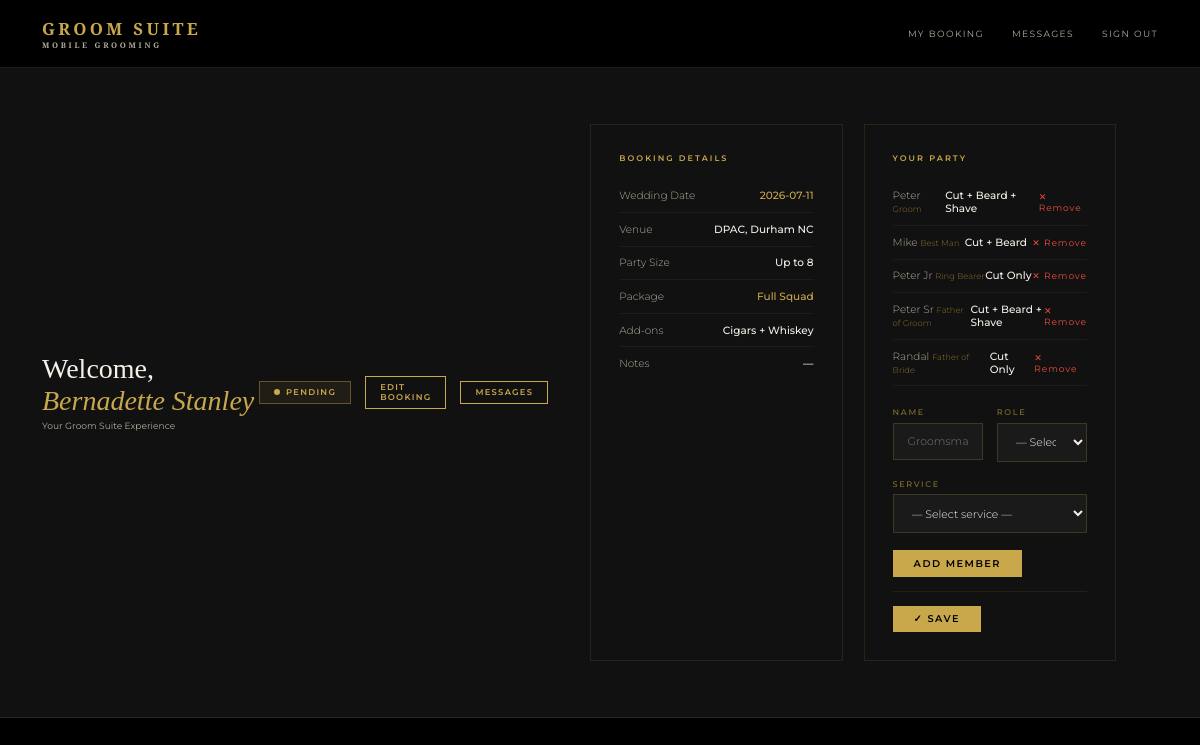
Page /portal (signed in) on the committed database.
### models.py (models this page shows)
class User(UserMixin, db.Model):
    id = db.Column(db.Integer, primary_key=True)
    name = db.Column(db.String(100), nullable=False)
    email = db.Column(db.String(120), unique=True, nullable=False)
    password = db.Column(db.String(200), nullable=False)
    role = db.Column(db.String(20), default='client')
    phone = db.Column(db.String(20))
    password_changed = db.Column(db.Boolean, default=False)
    bookings = db.relationship('Booking', backref='client', lazy=True)

class Booking(db.Model):
    id = db.Column(db.Integer, primary_key=True)
    wedding_date = db.Column(db.String(50), nullable=False)
    venue = db.Column(db.String(200), nullable=False)
    start_time = db.Column(db.String(20))
    party_size = db.Column(db.Integer, default=1)
    package = db.Column(db.String(100))
    addons = db.Column(db.String(200))
    notes = db.Column(db.Text)
    status = db.Column(db.String(20), default='pending')
    created_at = db.Column(db.DateTime, default=datetime.utcnow)
    user_id = db.Column(db.Integer, db.ForeignKey('user.id'), nullable=False)
    party_members = db.relationship('PartyMember', backref='booking', lazy=True)
    messages = db.relationship('Message', backref='booking_messages', lazy=True, foreign_keys='Message.booking_id')

class PartyMember(db.Model):
    id = db.Column(db.Integer, primary_key=True)
    name = db.Column(db.String(100), nullable=False)
    role = db.Column(db.String(50), default='Groomsman')
    service = db.Column(db.String(100), nullable=False)
    booking_id = db.Column(db.Integer, db.ForeignKey('booking.id'), nullable=False)

### routes.py (the view)
    @app.route('/portal')
    @login_required
    def portal():
        if current_user.role == 'admin':
            return redirect(url_for('admin_dashboard'))
        booking = Booking.query.filter_by(user_id=current_user.id).first()
        return render_template('portal.html', booking=booking)

### auth.py (called while the page is built)
def register_routes(app, login_manager):
    @login_manager.user_loader
    def load_user(user_id):
        return db.session.get(User, int(user_id))
    @app.route('/login', methods=['GET', 'POST'])
    def login():
        if request.method == 'POST':
            email = request.form.get('email')
            password = request.form.get('password')
            user = User.query.filter_by(email=email).first()
            if user and check_password_hash(user.password, password):
                login_user(user)
                if user.role == 'admin':
                    return redirect(url_for('index'))
                return redirect(url_for('portal'))
            flash('Invalid email or password')
        return render_template('login.html')
    @app.route('/logout')
    @login_required
    def logout():
        logout_user()
        return redirect(url_for('index'))

### templates/portal.html (shortened to what this page needs)
{% extends 'base.html' %}
{% block content %}
<div class="portal-header">
  <div>
    <h1 class="portal-greeting">Welcome, <span>{{ current_user.name }}</span></h1>
    <p class="portal-meta">Your Groom Suite Experience</p>
  </div>
  {% if booking %}
  <div style="display:flex;gap:1rem;align-items:center;">
    <div class="status-badge status-{{ booking.status }}">
      <span class="status-dot"></span>
      {{ booking.status|capitalize }}
    </div>
    <a href="{{ url_for('edit_booking') }}" class="btn-outline" style="padding:0.4rem 1rem;font-size:0.6rem;">Edit Booking</a>
    <a href="{{ url_for('portal_messages') }}" class="btn-outline" style="padding:0.4rem 1rem;font-size:0.6rem;">Messages</a>
  </div>
  {% endif %}
<div class="portal-body">
  {% if booking %}
  <div class="portal-card">
    <div class="portal-card-title">Booking Details</div>
    <div class="detail-row">
      <span class="detail-label">Wedding Date</span>
      <span class="detail-value gold">{{ booking.wedding_date }}</span>
    </div>
    <div class="detail-row">
      <span class="detail-label">Venue</span>
      <span class="detail-value">{{ booking.venue }}</span>
    </div>
    <div class="detail-row">
      <span class="detail-label">Party Size</span>
      <span class="detail-value">
        {% if booking.party_size == 1 %}Just the Groom
        {% elif booking.party_size == 4 %}Up to 4
        {% elif booking.party_size == 8 %}Up to 8
        {% elif booking.party_size == 12 %}Up to 12
        {% else %}{{ booking.party_size }}
        {% endif %}
      </span>
    </div>
    <div class="detail-row">
      <span class="detail-label">Package</span>
      <span class="detail-value gold">{{ booking.package or 'TBD' }}</span>
    </div>
    <div class="detail-row">
      <span class="detail-label">Add-ons</span>
      <span class="detail-value">{{ booking.addons or 'None' }}</span>
    </div>
    <div class="detail-row">
      <span class="detail-label">Notes</span>
      <span class="detail-value">{{ booking.notes or '—' }}</span>
    </div>
  </div>
  {% if booking.party_size > 1 %}
  <div class="portal-card">
    <div class="portal-card-title">Your Party</div>
    {% if booking.party_members %}
      {% for member in booking.party_members %}
      <div class="detail-row">
        <span class="detail-label">{{ member.name }} <span style="color:var(--gold-dim);font-size:0.6rem;">{{ member.role }}</span></span>
        <span class="detail-value">{{ member.service }}</span>
        <a href="{{ url_for('remove_member', id=member.id) }}" style="color:#e74c3c;font-size:0.65rem;text-decoration:none;letter-spacing:0.1em;">✕ Remove</a>
      </div>
      {% endfor %}
    {% else %}
      <p style="color:var(--white-dim);font-size:0.75rem;margin-bottom:1rem;">No party members added yet.</p>
    {% endif %}
    <form method="POST" action="{{ url_for('add_member') }}" style="margin-top:1.5rem;">
      <div class="form-row">
        <div class="form-field">
          <label>Name</label>
          <input type="text" name="member_name" placeholder="Groomsman name" required>
        </div>
        <div class="form-field">
          <label>Role</label>
          <select name="member_role" required>
            <option value="" disabled selected>— Select role —</option>
          </select>
        </div>
      </div>
      <div class="form-field">
        <label>Service</label>
        <select name="member_service" required>
          <option value="" disabled selected>— Select service —</option>
        </select>
      </div>
      <button type="submit" class="btn-gold" style="width:auto;padding:0.55rem 1.5rem;">Add Member</button>
    </form>
    {% if booking.party_members %}
    <div style="margin-top:1rem;padding-top:1rem;border-top:1px solid rgba(201,168,76,0.1);">
      <a href="{{ url_for('portal') }}" class="btn-gold" style="width:auto;padding:0.55rem 1.5rem;">✓ Save</a>
    </div>
    {% endif %}
  </div>
  {% endif %}
  {% else %}
  <div class="empty-state">
    <p>You don't have a booking yet.</p>
    <a href="{{ url_for('index') }}" class="btn-gold" style="margin-top:1.5rem;width:auto;padding:0.75rem 2rem;">Submit an Inquiry</a>
  </div>
  {% endif %}
</div>
{% endblock %}

### static/css/style.css (style rules this page uses)
*, *::before, *::after { box-sizing: border-box; margin: 0; padding: 0; }
:root { --gold: #C9A84C; --gold-light: #E8C96A; --gold-dim: #8a6f2e; --black: #000000; --black-2: #111111; --black-3: #1A1A1A; --black-5: #2C2C2C; --white: #F5F0E8; --white-dim: #b0aa9a; --font-display: 'Cormorant Garamond', serif; --font-body: 'Montserrat', sans-serif; }
html { font-size: 14px; }
body { font-family: var(--font-body); background: var(--black); color: var(--white); min-height: 100vh; }
.btn-gold { display: inline-block; width: auto; padding: 0.65rem 1.5rem; background: var(--gold); color: var(--black); font-family: var(--font-body); font-size: 0.7rem; font-weight: 600; letter-spacing: 0.15em; text-transform: uppercase; border: none; cursor: pointer; transition: background 0.2s; text-decoration: none; text-align: center; }
.btn-outline { display: inline-block; padding: 0.65rem 1.5rem; background: transparent; color: var(--gold); font-family: var(--font-body); font-size: 0.7rem; font-weight: 600; letter-spacing: 0.15em; text-transform: uppercase; border: 1px solid var(--gold); cursor: pointer; transition: all 0.2s; text-decoration: none; }
.form-field { margin-bottom: 1.2rem; text-align: left; }
.form-field label { display: block; font-size: 0.58rem; letter-spacing: 0.2em; text-transform: uppercase; color: var(--gold-dim); margin-bottom: 0.4rem; font-weight: 500; }
.form-field input, .form-field select, .form-field textarea { width: 100%; background: var(--black-3); border: 1px solid rgba(201,168,76,0.2); color: var(--white); font-family: var(--font-body); font-size: 0.78rem; font-weight: 300; padding: 0.75rem 1rem; outline: none; transition: border-color 0.2s; }
.form-field select option { background: var(--black-3); }
.form-row { display: grid; grid-template-columns: 1fr 1fr; gap: 1rem; }
.portal-header { padding: 2rem 3rem; background: var(--black-2); border-bottom: 1px solid rgba(201,168,76,0.15); display: flex; align-items: center; justify-content: space-between; }
.portal-greeting { font-family: var(--font-display); font-size: 2rem; font-weight: 300; }
.portal-greeting span { color: var(--gold); font-style: italic; }
.portal-meta { font-size: 0.65rem; color: var(--white-dim); margin-top: 0.25rem; }
.status-badge { display: inline-flex; align-items: center; gap: 0.4rem; padding: 0.4rem 1rem; font-size: 0.6rem; letter-spacing: 0.15em; text-transform: uppercase; font-weight: 600; border: 1px solid; }
.status-pending { border-color: rgba(201,168,76,0.4); color: var(--gold); background: rgba(201,168,76,0.08); }
.status-dot { width: 6px; height: 6px; border-radius: 50%; background: currentColor; }
.portal-body { padding: 2rem 3rem; display: grid; grid-template-columns: 1fr 1fr; gap: 1.5rem; }
.portal-card { background: var(--black-2); border: 1px solid rgba(201,168,76,0.12); padding: 2rem; }
.portal-card-title { font-size: 0.58rem; letter-spacing: 0.25em; text-transform: uppercase; color: var(--gold); margin-bottom: 1.2rem; font-weight: 600; }
.detail-row { display: flex; justify-content: space-between; align-items: center; padding: 0.7rem 0; border-bottom: 1px solid rgba(201,168,76,0.07); font-size: 0.75rem; }
.detail-row:last-child { border-bottom: none; }
.detail-label { color: var(--white-dim); font-weight: 300; }
.detail-value { color: var(--white); font-weight: 500; }
.detail-value.gold { color: var(--gold); }

### rows in the picture
User: name "Bernadette Stanley"
Booking: status "PENDING", wedding_date "2026-07-11", venue "DPAC, Durham NC", package "Full Squad", addons "Cigars + Whiskey", notes "—"
PartyMember: name "Peter", role "Groom", service "Cut + Beard + Shave"
PartyMember: name "Mike", role "Best Man", service "Cut + Beard"
PartyMember: name "Peter Jr", role "Ring Bearer", service "Cut Only"
PartyMember: name "Peter Sr", role "Father of Groom", service "Cut + Beard + Shave"
PartyMember: name "Randal", role "Father of Bride", service "Cut Only"
